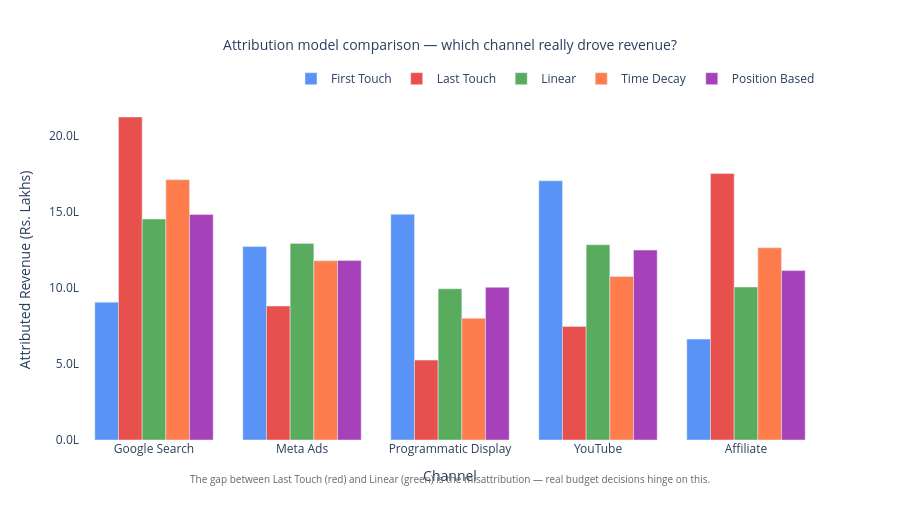

The notebook cell saved with this chart:
### Code cell
print("CHART 2: Interactive attribution explorer (Plotly)")
print("This becomes the main visual in your Streamlit app.")

fig = go.Figure()

model_colors = {
    'First Touch':    '#4285F4',
    'Last Touch':     '#E53935',
    'Linear':         '#43A047',
    'Time Decay':     '#FF6B35',
    'Position Based': '#9C27B0',
}

for model in attribution_df.columns:
    fig.add_trace(go.Bar(
        name   = model,
        x      = CHANNELS,
        y      = (attribution_df[model] / 100_000).round(2),
        marker_color = model_colors[model],
        opacity      = 0.88,
        hovertemplate = (
            '<b>%{x}</b><br>'
            'Model: ' + model + '<br>'
            'Revenue: Rs.%{y:.2f}L<br>'
            '<extra></extra>'
        )
    ))

fig.update_layout(
    barmode      = 'group',
    title        = dict(
        text     = 'Attribution model comparison — which channel really drove revenue?',
        font     = dict(size=14),
        x        = 0.5,
        xanchor  = 'center'
    ),
    xaxis_title  = 'Channel',
    yaxis_title  = 'Attributed Revenue (Rs. Lakhs)',
    yaxis        = dict(tickformat='.1f', ticksuffix='L'),
    legend       = dict(
        orientation = 'h',
        yanchor     = 'bottom',
        y           = 1.02,
        xanchor     = 'right',
        x           = 1
    ),
    plot_bgcolor  = 'white',
    paper_bgcolor = 'white',
    height        = 520,
    hoverlabel    = dict(bgcolor='white', font_size=12),
)

fig.add_annotation(
    text      = ('The gap between Last Touch (red) and Linear (green) '
                 'is the misattribution — real budget decisions hinge on this.'),
    xref      = 'paper', yref   = 'paper',
    x         = 0.5,     y      = -0.14,
    showarrow = False,
    font      = dict(size=10, color='#666666'),
    align     = 'center'
)

fig.write_html('../outputs/attribution_charts/02_attribution_interactive.html')
fig.show()

print("\nSaved: outputs/attribution_charts/02_attribution_interactive.html")
print("Embed this HTML file in your portfolio website or GitHub Pages.")

### Figure 1 — Plotly figure (JSON) as saved in the notebook; plotly's stock layout.template omitted (floating-point values rounded to 4 significant figures)
{"data": [{"hovertemplate": "<b>%{x}</b><br>Model: First Touch<br>Revenue: Rs.%{y:.2f}L<br><extra></extra>", "marker": {"color": "#4285F4"}, "name": "First Touch", "opacity": 0.88, "type": "bar", "x": ["Google Search", "Meta Ads", "Programmatic Display", "YouTube", "Affiliate"], "y": [9.07, 12.73, 14.86, 17.06, 6.64]}, {"hovertemplate": "<b>%{x}</b><br>Model: Last Touch<br>Revenue: Rs.%{y:.2f}L<br><extra></extra>", "marker": {"color": "#E53935"}, "name": "Last Touch", "opacity": 0.88, "type": "bar", "x": ["Google Search", "Meta Ads", "Programmatic Display", "YouTube", "Affiliate"], "y": [21.26, 8.82, 5.26, 7.47, 17.54]}, {"hovertemplate": "<b>%{x}</b><br>Model: Linear<br>Revenue: Rs.%{y:.2f}L<br><extra></extra>", "marker": {"color": "#43A047"}, "name": "Linear", "opacity": 0.88, "type": "bar", "x": ["Google Search", "Meta Ads", "Programmatic Display", "YouTube", "Affiliate"], "y": [14.54, 12.94, 9.95, 12.85, 10.07]}, {"hovertemplate": "<b>%{x}</b><br>Model: Time Decay<br>Revenue: Rs.%{y:.2f}L<br><extra></extra>", "marker": {"color": "#FF6B35"}, "name": "Time Decay", "opacity": 0.88, "type": "bar", "x": ["Google Search", "Meta Ads", "Programmatic Display", "YouTube", "Affiliate"], "y": [17.13, 11.8, 8.01, 10.76, 12.65]}, {"hovertemplate": "<b>%{x}</b><br>Model: Position Based<br>Revenue: Rs.%{y:.2f}L<br><extra></extra>", "marker": {"color": "#9C27B0"}, "name": "Position Based", "opacity": 0.88, "type": "bar", "x": ["Google Search", "Meta Ads", "Programmatic Display", "YouTube", "Affiliate"], "y": [14.84, 11.82, 10.05, 12.5, 11.15]}], "layout": {"annotations": [{"align": "center", "font": {"color": "#666666", "size": 10}, "showarrow": false, "text": "The gap between Last Touch (red) and Linear (green) is the misattribution — real budget decisions hinge on this.", "x": 0.5, "xref": "paper", "y": -0.14, "yref": "paper"}], "barmode": "group", "height": 520, "hoverlabel": {"bgcolor": "white", "font": {"size": 12}}, "legend": {"orientation": "h", "x": 1, "xanchor": "right", "y": 1.02, "yanchor": "bottom"}, "paper_bgcolor": "white", "plot_bgcolor": "white", "title": {"font": {"size": 14}, "text": "Attribution model comparison — which channel really drove revenue?", "x": 0.5, "xanchor": "center"}, "xaxis": {"title": {"text": "Channel"}}, "yaxis": {"tickformat": ".1f", "ticksuffix": "L", "title": {"text": "Attributed Revenue (Rs. Lakhs)"}}}}
